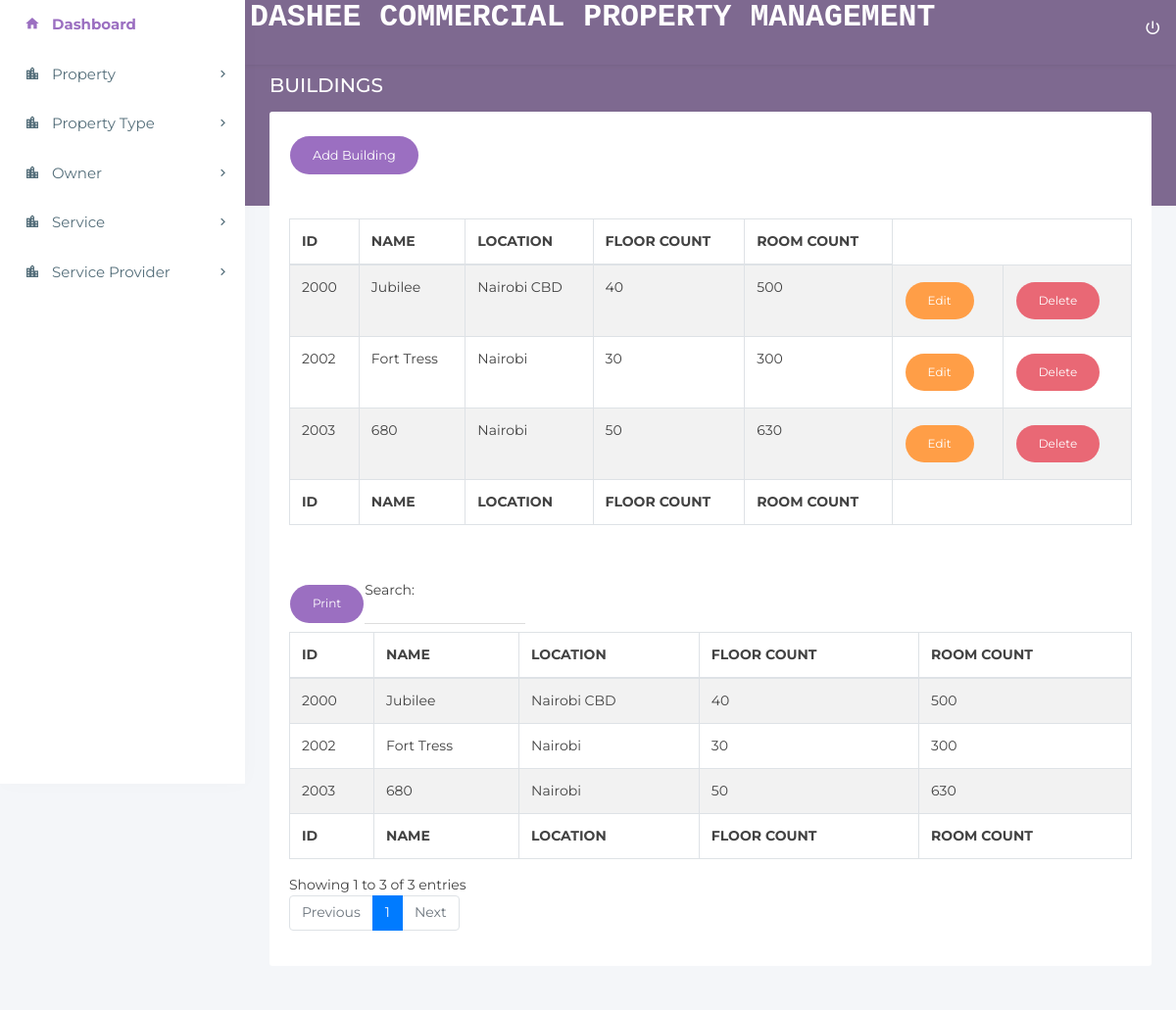
The page /light/building.php (signed in) on the database its author committed.
### tables this page shows
CREATE TABLE `building` (
  `Building_id` int(11) NOT NULL,
  `Building_name` varchar(50) NOT NULL,
  `Building_physical_location` varchar(50) NOT NULL,
  `Building_floor_count` int(11) NOT NULL,
  `Building_room_count` int(11) NOT NULL,
  `Building_Owner_id` int(11) NOT NULL,
  `Building_Property_type_id` int(11) NOT NULL
);

### light/building.php (the view, shortened to what this page needs)
<?php
include 'config.php';
$sql = "SELECT * FROM building";
$rows = mysqli_query($conn, $sql);
?>
<!doctype html>
<html lang="en">
<head>
<link rel="stylesheet" href="../assets/plugins/bootstrap/css/bootstrap.min.css">
<link rel="stylesheet" href="../assets/plugins/charts-c3/plugin.css" />
<link rel="stylesheet" href="../assets/plugins/jvectormap/jquery-jvectormap-2.0.3.min.css"/>
<link rel="stylesheet" href="assets/css/main.css">
<link rel="stylesheet" href="assets/css/color_skins.css">
</head>
<body class="theme-purple">
<nav class="navbar p-l-5 p-r-5">
    <ul class="nav navbar-nav navbar-left">
        <li>
             <h1 style="font-family:courier,arial,helvetica;">
                <strong style="color:white;"> DASHEE COMMERCIAL PROPERTY MANAGEMENT</strong>
            </h1>
        </li>
        <li class="float-right">
            <a href="logout.php" class="mega-menu" data-close="true"><i class="zmdi zmdi-power"></i></a>
        </li>
    </ul>
</nav>
<aside id="leftsidebar" class="sidebar">
    <div class="tab-content">
        <div class="tab-pane stretchRight active" id="dashboard">
            <div class="menu">
                <ul class="list">
                    <li class="active open"><a href="dashboard.php"><i class="zmdi zmdi-home"></i><span>Dashboard</span></a></li>
                    <li><a href="javascript:void(0);" class="menu-toggle"><i class="zmdi zmdi-city"></i><span>Property</span></a>
                    </li>
                    <li><a href="javascript:void(0);" class="menu-toggle"><i class="zmdi zmdi-city"></i><span>Property Type</span></a>
                    </li>
                    <li><a href="javascript:void(0);" class="menu-toggle"><i class="zmdi zmdi-city"></i><span>Owner</span></a>
                    </li>
                    <li><a href="javascript:void(0);" class="menu-toggle"><i class="zmdi zmdi-city"></i><span>Service</span></a>
                    </li>
                    <li><a href="javascript:void(0);" class="menu-toggle"><i class="zmdi zmdi-city"></i><span>Service Provider</span></a>
                    </li>
                </ul>
            </div>
        </div>
    </div>
</aside>
<section class="content">
    <div class="block-header">
        <div class="row">
            <div class="col-lg-7 col-md-6 col-sm-12">
                <h2>BUILDINGS
                </h2>
            </div>
        </div>
    </div>
    <div class="container-fluid">
        <div class="row clearfix">
            <div class="col-lg-12">
                <div class="card">
                    <div class="header">
                    <button onclick="window.location.href='addbuilding.php'" class="btn btn-primary btn-round">Add Building</button></td>
                    </div>
                    <div class="body">
                        <table class="table table-bordered table-striped table-hover dataTable">
                            <thead>
                                <tr>
                                    <th>ID</th>
                                    <th>NAME</th>
                                    <th>LOCATION</th>
                                    <th>FLOOR COUNT</th>
                                    <th>ROOM COUNT</th>
                                </tr>
                            </thead>
                            <tfoot>
                                <tr>
                                    <th>ID</th>
                                    <th>NAME</th>
                                    <th>LOCATION</th>
                                    <th>FLOOR COUNT</th>
                                    <th>ROOM COUNT</th>
                                </tr>
                            </tfoot>
                            <tbody>
                            <tr>
                                <?php   while($row = mysqli_fetch_assoc($rows)):?>
                                    <td  onclick="window.location.href='editbuilding.php?id=<?php echo $row['Building_id']; ?>'"><?php echo $row["Building_id"]?></td>
                                    <td  onclick="window.location.href='editbuilding.php?id=<?php echo $row['Building_id']; ?>'"><?php echo $row["Building_name"]?></td>
                                    <td  onclick="window.location.href='editbuilding.php?id=<?php echo $row['Building_id']; ?>'"><?php echo $row["Building_physical_location"]?></td>
                                    <td  onclick="window.location.href='editbuilding.php?id=<?php echo $row['Building_id']; ?>'"><?php echo $row["Building_floor_count"]?></td>
                                    <td  onclick="window.location.href='editbuilding.php?id=<?php echo $row['Building_id']; ?>'"><?php echo $row["Building_room_count"]?></td>
                                    <td><button onclick="window.location.href='editbuilding.php?id=<?php echo $row['Building_id']; ?>'" name="submit" class="btn btn-warning btn-round">Edit</button></td>
                                    <td><button onclick="window.location.href='deletebuilding.php?id=<?php echo $row['Building_id']; ?>'" class="btn btn-danger btn-round">Delete</button></td>
                                </tr>
                                <?php  endwhile; ?>
                            </tbody>
                        </table>
                    </div>
                    <div class="body">
                        <table class="table table-bordered table-striped table-hover dataTable js-exportable">
                            <thead>
                                <tr>
                                    <th>ID</th>
                                    <th>NAME</th>
                                    <th>LOCATION</th>
                                    <th>FLOOR COUNT</th>
                                    <th>ROOM COUNT</th>
                                </tr>
                            </thead>
                            <tfoot>
                                <tr>
                                    <th>ID</th>
                                    <th>NAME</th>
                                    <th>LOCATION</th>
                                    <th>FLOOR COUNT</th>
                                    <th>ROOM COUNT</th>
                                </tr>
                            </tfoot>
                            <tbody>
                            <tr>
                                <?php
                                $sql = "SELECT * FROM building";
                                $rows = mysqli_query($conn, $sql);
                                ?>
                                <?php   while($row = mysqli_fetch_assoc($rows)):?>
                                    <td  onclick="window.location.href='editbuilding.php?id=<?php echo $row['Building_id']; ?>'"><?php echo $row["Building_id"]?></td>
                                    <td  onclick="window.location.href='editbuilding.php?id=<?php echo $row['Building_id']; ?>'"><?php echo $row["Building_name"]?></td>
                                    <td  onclick="window.location.href='editbuilding.php?id=<?php echo $row['Building_id']; ?>'"><?php echo $row["Building_physical_location"]?></td>
                                    <td  onclick="window.location.href='editbuilding.php?id=<?php echo $row['Building_id']; ?>'"><?php echo $row["Building_floor_count"]?></td>
                                    <td  onclick="window.location.href='editbuilding.php?id=<?php echo $row['Building_id']; ?>'"><?php echo $row["Building_room_count"]?></td>
                                </tr>
                                <?php  endwhile; ?>
                            </tbody>
                        </table>
                    </div>
                </div>
            </div>
        </div>
    </div>
</section>
</body>
</html>

### light/assets/css/color_skins.css (style rules this page uses)
.theme-purple .btn-primary { background:#9b6fc1 }
.theme-purple .block-header h2 { color:#fff }
.theme-purple section.content:before { background-color:#7e6990 }
.theme-purple .navbar,.theme-purple .page-loader-wrapper { background:#7e6990 }
.theme-purple .sidebar .menu .list li.active { background-color:transparent }
.theme-purple .sidebar .menu .list li.active>:first-child i,.theme-purple .sidebar .menu .list li.active>:first-child span { color:#9b6fc1 }

### rows shown on the page
building: Building_id "2000", Building_name "Jubilee", Building_physical_location "Nairobi CBD", Building_floor_count "40", Building_room_count "500"
building: Building_id "2002", Building_name "Fort Tress", Building_physical_location "Nairobi", Building_floor_count "30", Building_room_count "300"
building: Building_id "2003", Building_name "680", Building_physical_location "Nairobi", Building_floor_count "50", Building_room_count "630"
